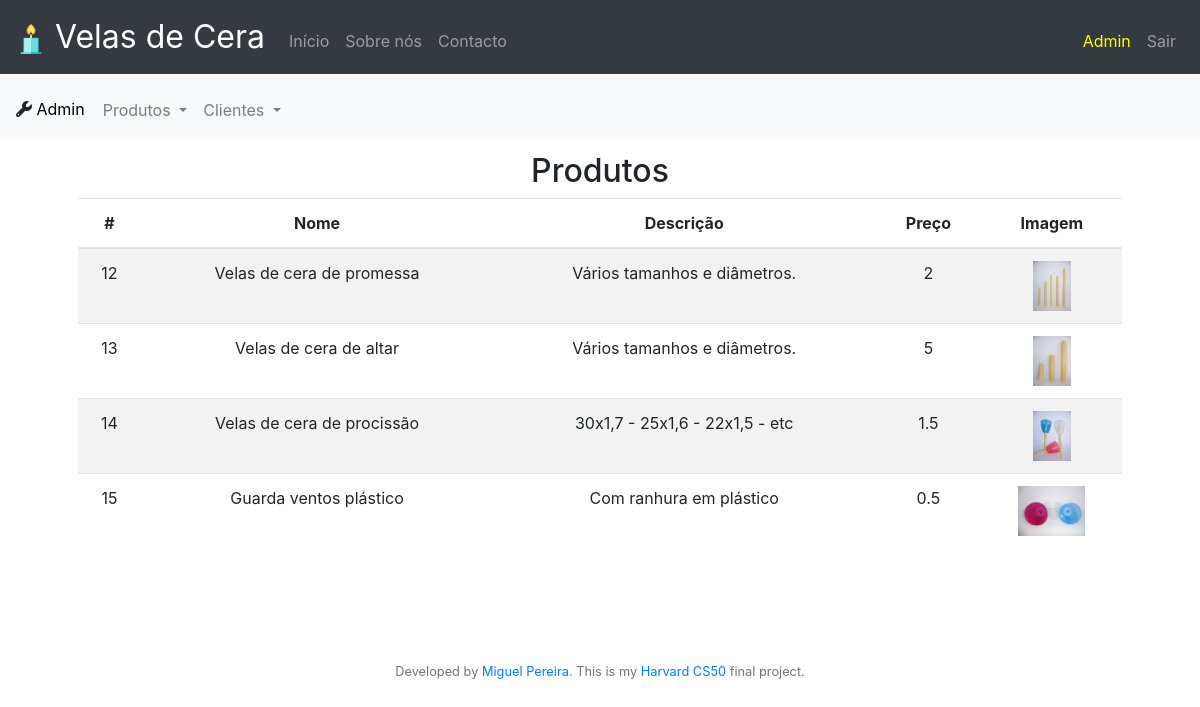
Page /admin/produtos (signed in) on the earlier database version.
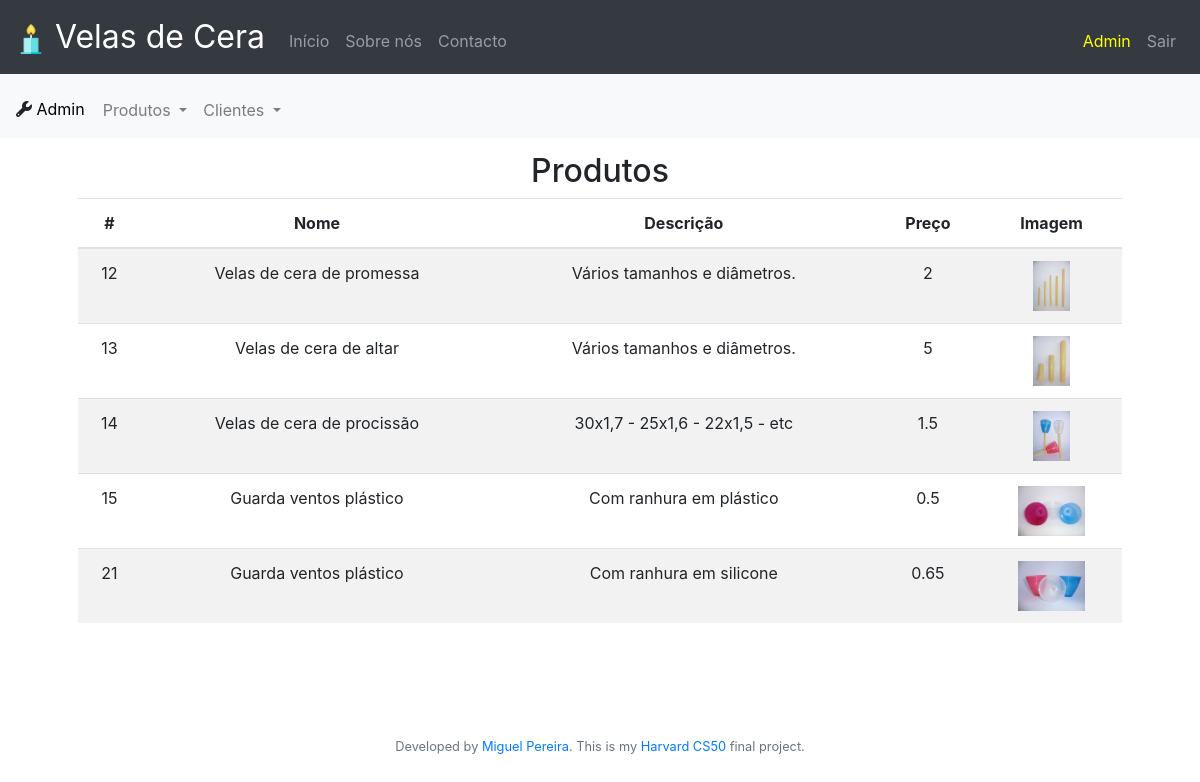
Same page on the later database version.
### tables this page shows
CREATE TABLE produtos (
id integer not null primary key autoincrement,
image text,
name text not null,
desc text, price numeric);

### app.py (the view)
@app.route("/admin/produtos", methods=["GET", "POST"])
@admin_login_required
def adminProdutos():
    produtos = db.execute("select id, name, desc, price, image from produtos")
    return render_template("adminProdutos.html", produtos=produtos)

### app.py (called while the page is built)
@app.after_request
def after_request(response):
    response.headers["Cache-Control"] = "no-cache, no-store, must-revalidate"
    response.headers["Expires"] = 0
    response.headers["Pragma"] = "no-cache"
    return response

def admin_login_required(f):
    @wraps(f)
    def decorated_function(*args, **kwargs):
        if session.get("user_id") is None:
            return redirect("/login")
        else:
            rows = db.execute("select * from users where id = :id", id=session.get("user_id"))
            if len(rows) != 1 or rows[0]["tipo"] != "admin":
                return apology("Não és admin", 400)
        return f(*args, **kwargs)
    return decorated_function

### templates/adminProdutos.html (shortened to what this page needs)
{% extends "admin.html" %}
{% block mainAdmin %}
    <table class="table table-striped">
        <thead>
            <h2>
                Produtos
            </h2>
            <tr>
                <th>#</th>
                <th>Nome</th>
                <th>Descrição</th>
                <th>Preço</th>
                <th>Imagem</th>
            </tr>
        </thead>
        <tbody>
        {% for produto in produtos %}
            <tr>
                <td>{{ produto.id }}</td>
                <td>{{ produto.name }}</td>
                <td>{{ produto.desc }}</td>
                <td>{{ produto.price }}</td>
                <td>
                    <img src="/static/image/uploads/{{ produto.image }}" style="object-fit:scale-down; height: 50px;">
                </td>
            </tr>
        {% endfor %}
        </tbody>
    </table>
{% endblock %}

Differences in the rows shown:
added produtos: id "21", name "Guarda ventos plástico", desc "Com ranhura em silicone", price "0.65", image (picture)
